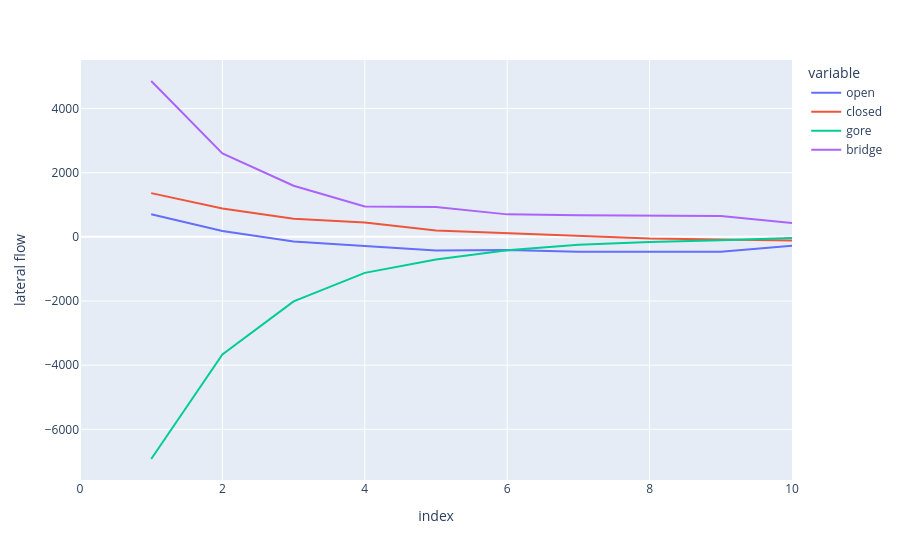

Notebook code for this chart:
### Code cell
px.line(lateral_flows, y=["open", "closed", "gore", "bridge"], labels={"value": "lateral flow"})

### Figure 1 — Plotly figure (JSON) as saved in the notebook; plotly's stock layout.template omitted (floating-point values rounded to 4 significant figures)
{"data": [{"hovertemplate": "variable=open<br>index=%{x}<br>lateral flow=%{y}<extra></extra>", "legendgroup": "open", "line": {"color": "#636efa", "dash": "solid"}, "marker": {"symbol": "circle"}, "mode": "lines", "name": "open", "orientation": "v", "showlegend": true, "type": "scatter", "x": [0, 1, 2, 3, 4, 5, 6, 7, 8, 9, 10], "xaxis": "x", "y": [null, 702.4, 183.8, -145.4, -276.7, -424.2, -407.4, -463.8, -461.4, -463.5, -275.4], "yaxis": "y"}, {"hovertemplate": "variable=closed<br>index=%{x}<br>lateral flow=%{y}<extra></extra>", "legendgroup": "closed", "line": {"color": "#EF553B", "dash": "solid"}, "marker": {"symbol": "circle"}, "mode": "lines", "name": "closed", "orientation": "v", "showlegend": true, "type": "scatter", "x": [0, 1, 2, 3, 4, 5, 6, 7, 8, 9, 10], "xaxis": "x", "y": [null, 1364.0, 881.2, 564.8, 449.5, 199.3, 120.7, 37.84, -50.69, -84.05, -116.3], "yaxis": "y"}, {"hovertemplate": "variable=gore<br>index=%{x}<br>lateral flow=%{y}<extra></extra>", "legendgroup": "gore", "line": {"color": "#00cc96", "dash": "solid"}, "marker": {"symbol": "circle"}, "mode": "lines", "name": "gore", "orientation": "v", "showlegend": true, "type": "scatter", "x": [0, 1, 2, 3, 4, 5, 6, 7, 8, 9, 10], "xaxis": "x", "y": [null, -6924.0, -3668.0, -2012.0, -1122.0, -707.2, -414.2, -247.5, -160.3, -105.3, -36.93], "yaxis": "y"}, {"hovertemplate": "variable=bridge<br>index=%{x}<br>lateral flow=%{y}<extra></extra>", "legendgroup": "bridge", "line": {"color": "#ab63fa", "dash": "solid"}, "marker": {"symbol": "circle"}, "mode": "lines", "name": "bridge", "orientation": "v", "showlegend": true, "type": "scatter", "x": [0, 1, 2, 3, 4, 5, 6, 7, 8, 9, 10], "xaxis": "x", "y": [null, 4858.0, 2603.0, 1592.0, 949.1, 932.1, 701.0, 673.5, 672.3, 652.8, 428.6], "yaxis": "y"}], "layout": {"autosize": true, "legend": {"title": {"text": "variable"}, "tracegroupgap": 0}, "margin": {"t": 60}, "xaxis": {"anchor": "y", "autorange": true, "domain": [0, 1], "range": [0, 10], "title": {"text": "index"}, "type": "linear"}, "yaxis": {"anchor": "x", "autorange": true, "domain": [0, 1], "range": [-7579.0, 5513.0], "title": {"text": "lateral flow"}, "type": "linear"}}}
